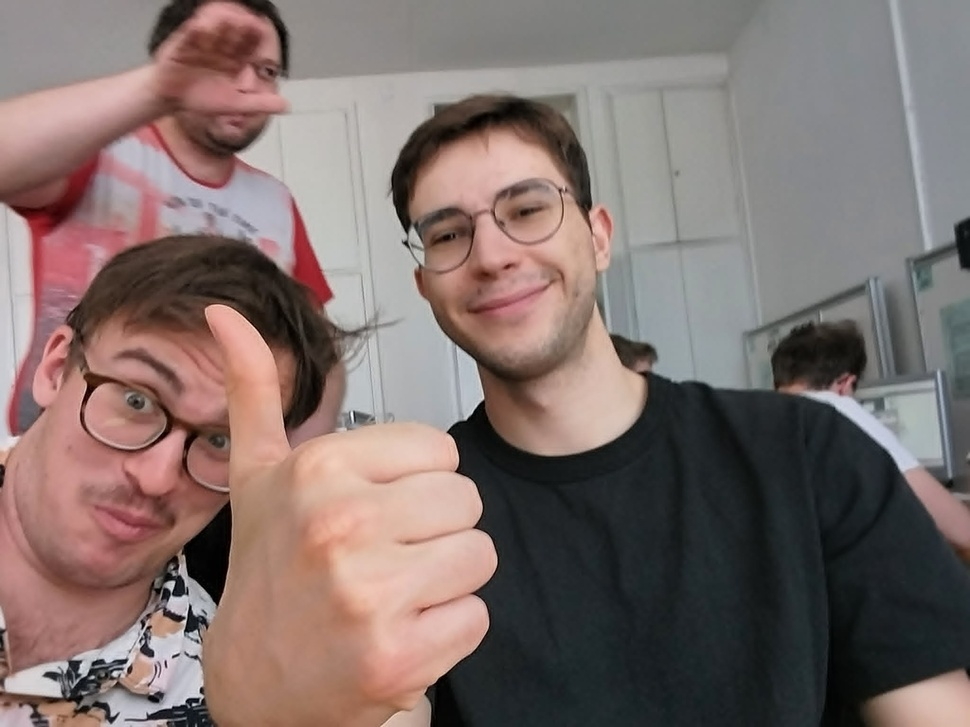
#> input picture OPENCV_DATA/01/TEST.jpg, 970 x 727 px, shrunk from 2048 x 1536 before the run
$ python 05_treshold.py
#> lines starting #> are read from the running program, lines starting #| are printed output that depends on the picture; after the words box and inside, x2 and y2 are one past the last pixel; in counts of white or black regions, pixels touching at a corner belong together
import cv2
import sys
import numpy as np
# 1. INTELIGENTNE WCZYTYWANIE ŚCIEŻKI
if len(sys.argv) > 1:
    img_path = sys.argv[1]
else:
    img_path = "OPENCV_DATA/01/TEST.jpg"

img = cv2.imread(img_path)
#> img is the input picture: shape (727, 970, 3); mean B, G, R 108, 111.5, 127.5

if img is None:
    print(f"Błąd: Nie znaleziono pliku: {img_path}")
    sys.exit()

# Progowanie robimy na obrazie w skali szarości
gray_img = cv2.cvtColor(img, cv2.COLOR_BGR2GRAY)
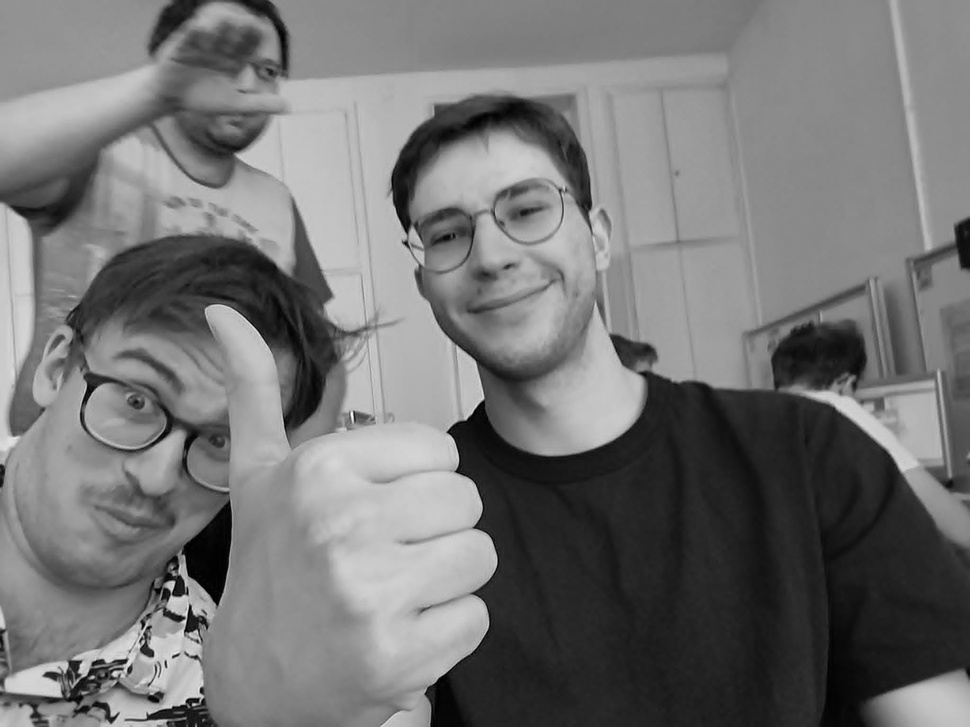
#> gray_img: shape (727, 970); min 0, max 253, mean 115.8

# --- 2. METODY PROGOWANIA ---

# A) Zwykłe progowanie (Na sztywno 127 - dla porównania)
ret_normal, thresh_normal = cv2.threshold(gray_img, 127, 255, cv2.THRESH_BINARY)
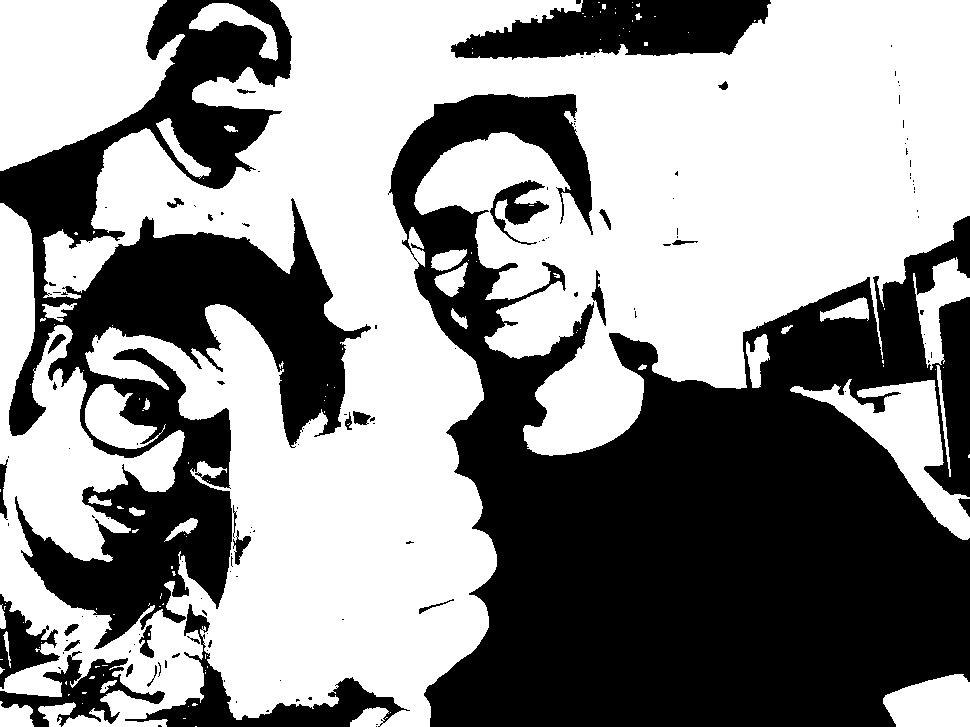
#> thresh_normal: shape (727, 970); 56.1% white; 138 black regions (107 under 20 px), largest, box (x1, y1, x2, y2) and area: (388, 94, 970, 727) 194929, (0, 0, 371, 649) 84144, (451, 0, 771, 60) 13129

# B) Metoda Otsu (Inteligenty próg z histogramu)
# Podajemy próg '0', bo i tak zostanie zignorowany.
# Dodajemy flagę '+ cv2.THRESH_OTSU', co włącza automatyczne szukanie.
# Zmienna 'ret_otsu' będzie zawierała wyliczoną liczbę!
ret_otsu, thresh_otsu = cv2.threshold(gray_img, 0, 255, cv2.THRESH_BINARY + cv2.THRESH_OTSU)
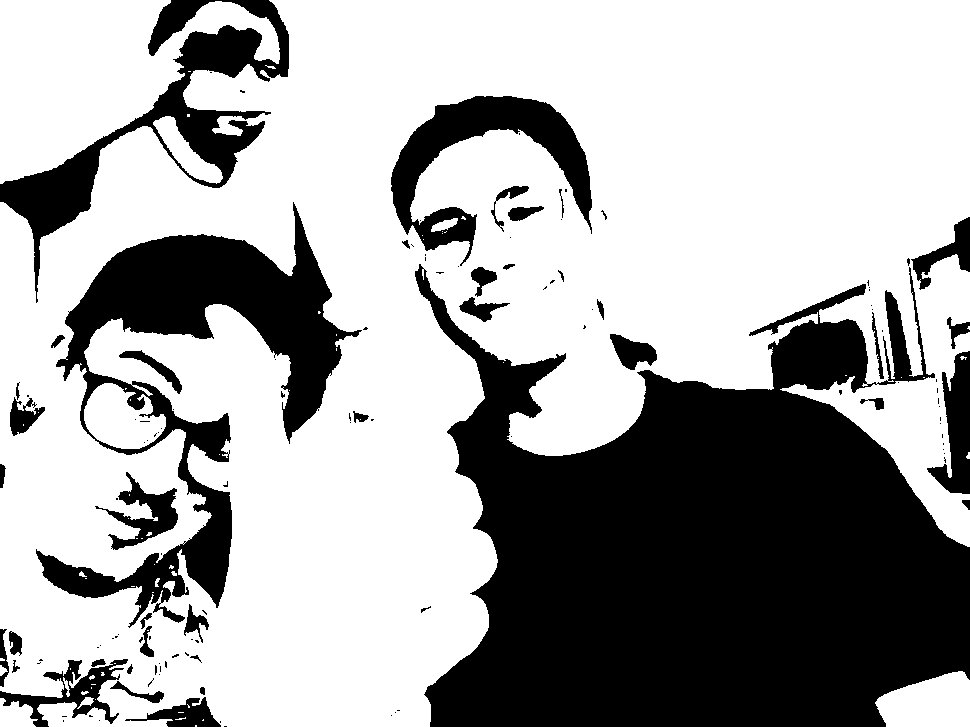
#> thresh_otsu: shape (727, 970); 65.9% white; 126 black regions (85 under 20 px), largest, box (x1, y1, x2, y2) and area: (415, 264, 970, 727) 158343, (36, 202, 362, 628) 37003, (0, 0, 289, 303) 16577
#> ret_otsu = 98


# C) Progowanie Adaptacyjne (Średnia wartość z okolicy)
# Parametry: obraz, max_wartość (255), metoda (ADAPTIVE_THRESH_MEAN_C - czyli średnia),
# typ (BINARY), wielkość bloku (11x11 pikseli), stała odejmowana od średniej (2 - żeby usunąć szum).
thresh_adaptive = cv2.adaptiveThreshold(gray_img, 255, cv2.ADAPTIVE_THRESH_MEAN_C, cv2.THRESH_BINARY, 11, 2)
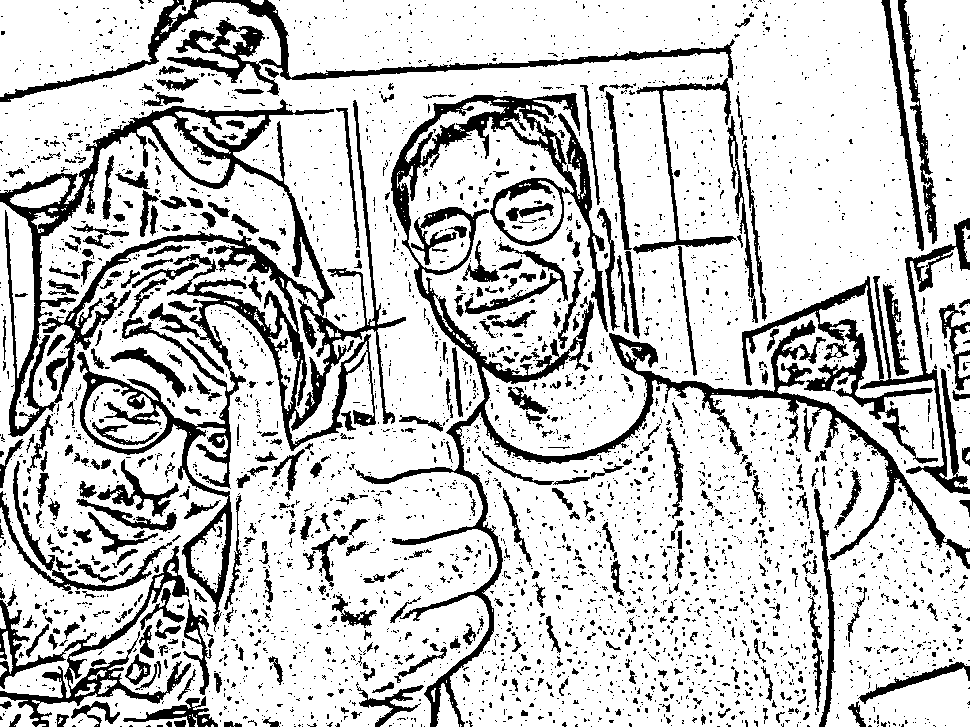
#> thresh_adaptive: shape (727, 970); 79% white; 3771 black regions (3286 under 20 px), largest, box (x1, y1, x2, y2) and area: (0, 99, 406, 632) 31039, (355, 93, 970, 727) 25453, (0, 0, 737, 254) 9782


# najczęstsciej wystep[ujacy
hist = cv2.calcHist([gray_img], [0], None, [256], [0, 256])
#> hist = 256 values, max 19206 at index 137, min 0 at index 231, mean 2754.6
most_frequent = int(np.argmax(hist))
#> most_frequent = 137
ret_normal, thresh_most= cv2.threshold(gray_img, most_frequent, 255, cv2.THRESH_BINARY)
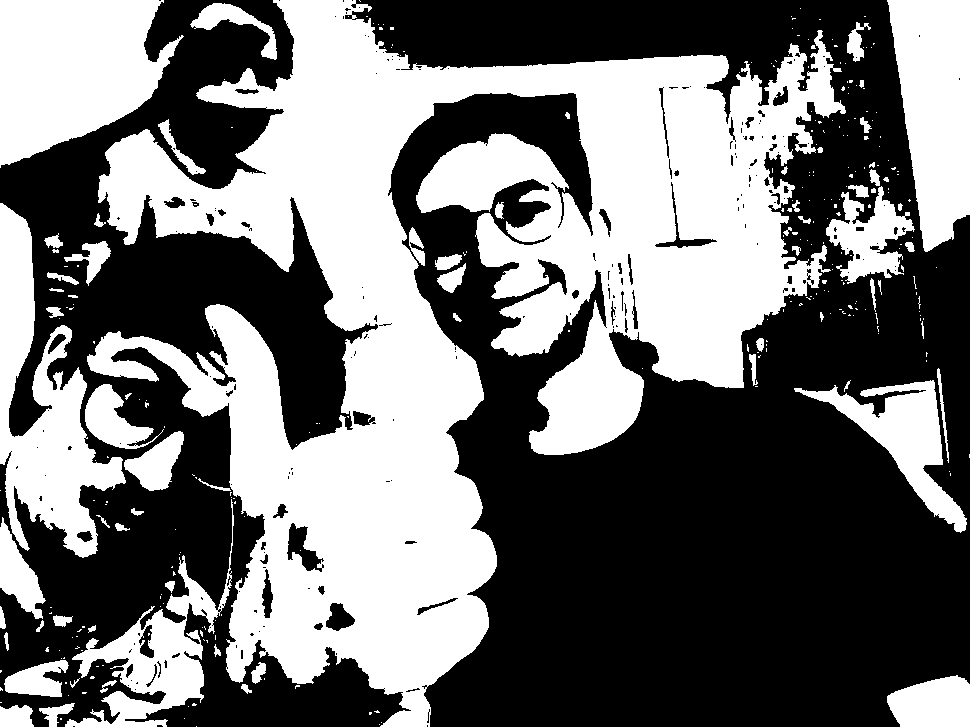
#> thresh_most: shape (727, 970); 45.2% white; 315 white regions (245 under 20 px), largest, box (x1, y1, x2, y2) and area: (87, 0, 846, 727) 222394, (0, 0, 184, 168) 21214, (0, 203, 126, 558) 18172
#> ret_normal = 137

# --- 3. WYŚWIETLANIE WYNIKÓW ---
cv2.imshow("1. Oryginal (Szary)", gray_img)
cv2.imshow("2. Progowanie Zwykle (Sztywno 127)", thresh_normal)
cv2.imshow(f"3. Otsu (Automatyczny prog: {ret_otsu})", thresh_otsu)
cv2.imshow("4. Adaptacyjne (Srednia z okolicy)", thresh_adaptive)
cv2.imshow(f"5. Najczęstsza jasność (Prog: {most_frequent})", thresh_most)


cv2.waitKey(0)
cv2.destroyAllWindows()
